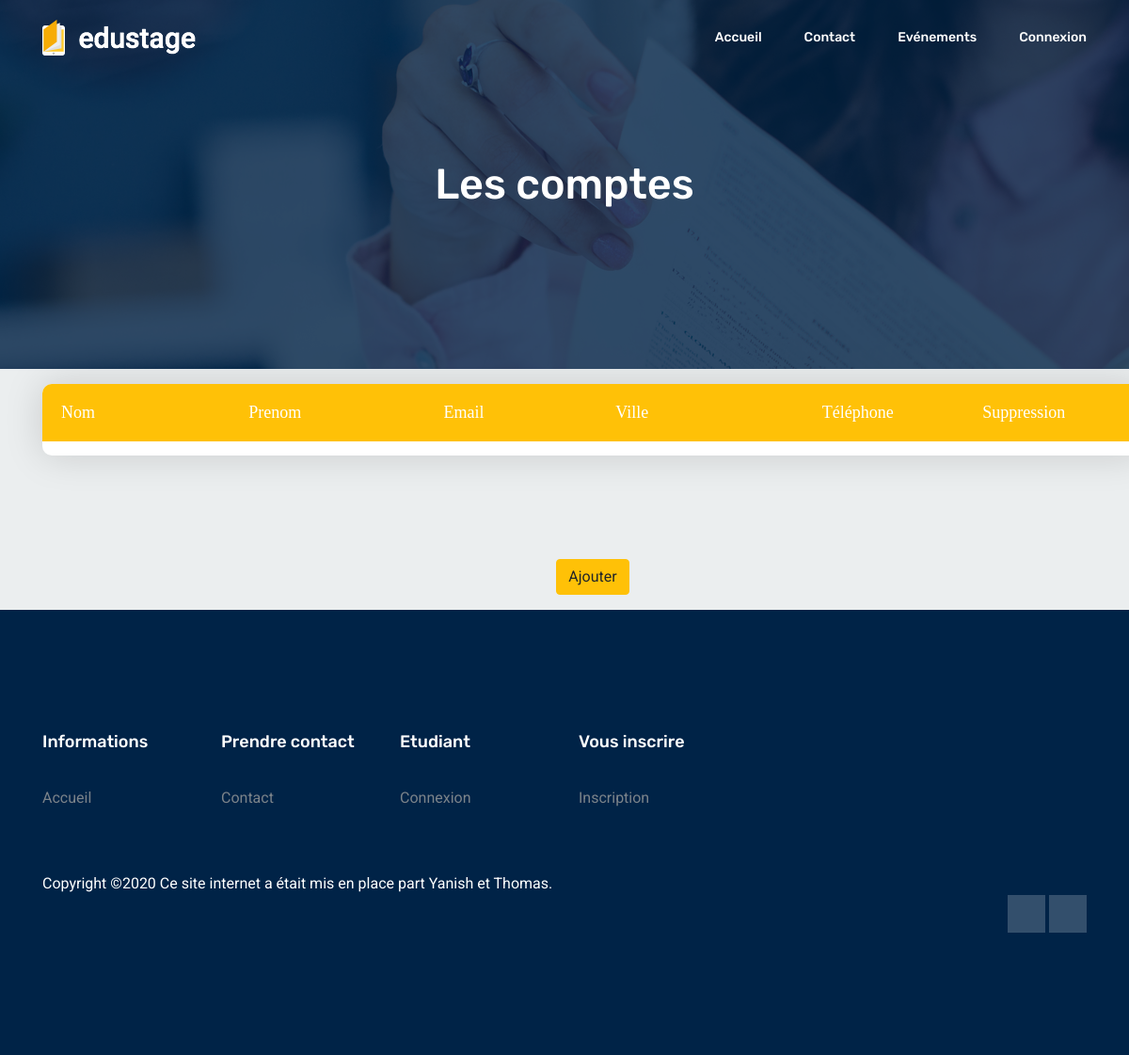
The page /View/moncompte_admin.php on the database as committed earlier.
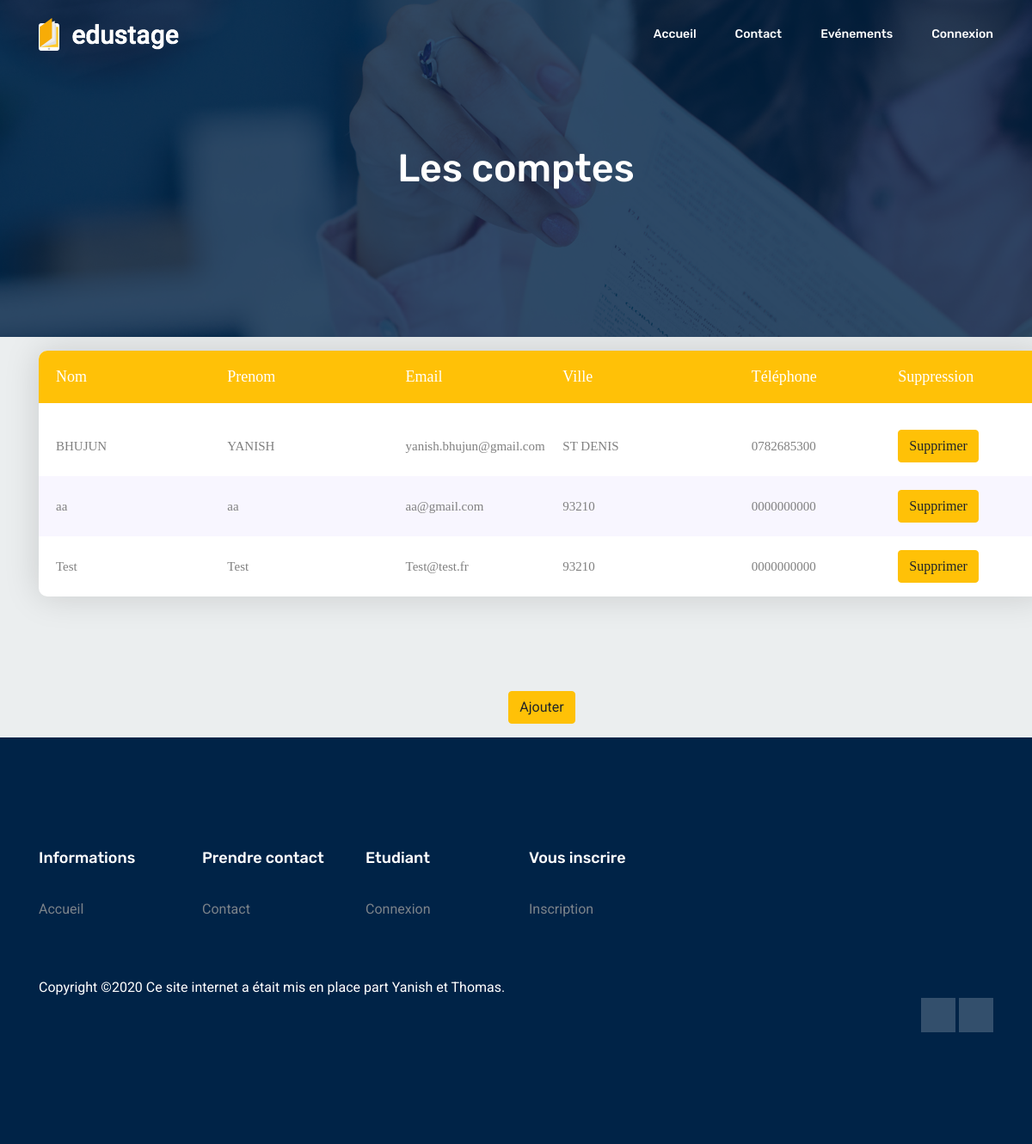
The same page on the database as committed later.
### tables this page shows
CREATE TABLE IF NOT EXISTS `compte` (
  `id` int(11) NOT NULL AUTO_INCREMENT,
  `nom` varchar(50) NOT NULL,
  `prenom` varchar(50) NOT NULL,
  `email` varchar(50) NOT NULL,
  `ville` varchar(30) NOT NULL,
  `tel` varchar(20) NOT NULL,
  `mdp` varchar(50) NOT NULL,
  `role` varchar(10) NOT NULL,
  PRIMARY KEY (`id`),
  KEY `nom` (`nom`),
  KEY `tel` (`tel`)
);

### View/moncompte_admin.php (the view, shortened to what this page needs)
<!DOCTYPE html>
<html lang="en">
  <head>
<link rel="stylesheet" type="text/css" href="../tableau/vendor/bootstrap/css/bootstrap.min.css">
<link rel="stylesheet" type="text/css" href="../tableau/fonts/font-awesome-4.7.0/css/font-awesome.min.css">
<link rel="stylesheet" type="text/css" href="../tableau/vendor/animate/animate.css">
<link rel="stylesheet" type="text/css" href="../tableau/vendor/select2/select2.min.css">
<link rel="stylesheet" type="text/css" href="../tableau/vendor/perfect-scrollbar/perfect-scrollbar.css">
<link rel="stylesheet" type="text/css" href="../tableau/css/util.css">
<link rel="stylesheet" type="text/css" href="../tableau/css/main.css">
<link rel="stylesheet" type="text/css" href="../tableau/css/style2.css">
<link rel="stylesheet" type="text/css" href="../tableau/css/style3.css">
    <link rel="stylesheet" href="../css/bootstrap.css" />
    <link rel="stylesheet" href="../css/flaticon.css" />
    <link rel="stylesheet" href="../css/themify-icons.css" />
    <link rel="stylesheet" href="../vendors/owl-carousel/owl.carousel.min.css" />
    <link rel="stylesheet" href="../vendors/nice-select/css/nice-select.css" />
    <link rel="stylesheet" href="../css/style.css" />
    <link rel="stylesheet" href="../css/style3.css" />
    <link rel="stylesheet" href="../css/erreur.css" />
  </head>
</body>
</body>
</body>
</body>
  <body>
    <header class="header_area white-header">
      <div class="main_menu">
        <nav class="navbar navbar-expand-lg navbar-light">
          <div class="container">
            <a class="navbar-brand" href="index.html">
              <img class="logo-2" src="img/logo2.png" alt="" />
            </a>
            <div class="collapse navbar-collapse offset" id="navbarSupportedContent">
              <ul class="nav navbar-nav menu_nav ml-auto">
                <?php
                if (isset($_SESSION['email'])){
                  if ($_SESSION['role'] == "client") { ?>
                    <div class="position2">
                    <?php echo'Lycée Robert Schuman'?>
                    </div>
                    <li class="nav-item">
                      <a class="nav-link" href="../index.php">Accueil</a>
                    </li>
                    <li class="nav-item">
                      <a class="nav-link" href="contact.php">Contact</a>
                    </li>
                    <li class="nav-item">
                      <a class="nav-link" href="offre_emploi_client.php">Offres</a>
                    </li>
                    <li class="nav-item submenu dropdown">
                      <a href="evenement.php" class="nav-link dropdown-toggle"> Evénements
                      </a>
                      <ul class="dropdown-menu">
                        <li class="nav-item">
                          <a class="nav-link" href="evenement_etudiant.php">Etudiant</a>
                        </ul>
                    </li>
                    <li class="nav-item submenu dropdown">
                      <a href="messagerie.php" class="nav-link dropdown-toggle">Messagerie
                      </a>
                      <ul class="dropdown-menu">
                        <li class="nav-item">
                          <a class="nav-link" href="messagerie_priver.php">Messagerie privé</a>
                        </li>
                      </ul>
                    </li>
                    <li class="nav-item">
                      <a class="nav-link" href="moncompte_client.php">Mon compte</a>
                    </li>
                    <li class="nav-item submenu dropdown">
                      <a href="moncompte_client.php" class="nav-link dropdown-toggle"><?php echo'Bienvenue : ', $_SESSION['prenom'];?>
                      </a>
                      <ul class="dropdown-menu">
                        <li class="nav-item">
                          <a class="nav-link" href="../traitement/deconnexion.php">Déconnexion</a>
                        </li>
                      </ul>
                    </li>
                  <?php  }
                    else { ?>
                      <div class="position2">
                      <?php echo'Lycée Robert Schuman'?>
                      </div>
                      <li class="nav-item">
                        <a class="nav-link" href="../index.php">Accueil</a>
                      </li>
                      <li class="nav-item submenu dropdown">
                        <a class="nav-link" href="Contact_admin.php">Contact</a>
                        </a>
                        <ul class="dropdown-menu">
                          <li class="nav-item">
                            <a class="nav-link" href="../exportation/contact.php" onClick='javascript:contact();'>Exportation</a>
                          </li>
                        </ul>
                      </li>
                      <li class="nav-item submenu dropdown">
                        <a href="offre_emploi.php" class="nav-link dropdown-toggle"> Offres
                        </a>
                        <ul class="dropdown-menu">
                          <li class="nav-item">
                            <a class="nav-link" href="../exportation/offre.php" onClick='javascript:offre();'>Exportation</a>
                          </li>
                        </ul>
                      <li class="nav-item submenu dropdown">
                        <a href="evenement.php" class="nav-link dropdown-toggle"> Evénements
                        </a>
                        <ul class="dropdown-menu">
                          <li class="nav-item">
                            <a class="nav-link" href="evenement_admin.php">Etudiant</a>
                          </li>
                         <li class="nav-item">
                           <a class="nav-link" href="../exportation/evenement.php" onClick='javascript:evenement();'>Exportation</a>
                            </ul>
                      </li>
                      <li class="nav-item submenu dropdown">
                        <a href="messagerie_admin.php" class="nav-link dropdown-toggle">Messagerie
                        </a>
                        <ul class="dropdown-menu">
                          <li class="nav-item">
                            <a class="nav-link" href="messagerie_priver.php">Messagerie privé</a>
                          </li>
                          <li class="nav-item">
                            <a class="nav-link" href="../exportation/message.php" onClick='javascript:message();'>Exportation</a>
                          </li>
                        </ul>
                      </li>
                      <li class="nav-item submenu dropdown">
                        <a href="moncompte_admin.php" class="nav-link dropdown-toggle"> Mon compte
                        </a>
                        <ul class="dropdown-menu">
                          <li class="nav-item">
                            <a class="nav-link" href="../exportation/compte.php" onClick='javascript:compte();'>Exportation</a>
                          </li>
                        </ul>
                      </li>
                      <li class="nav-item submenu dropdown">
                        <a href="admin.php" class="nav-link dropdown-toggle"><?php echo'Bienvenue : ', $_SESSION['prenom'];?>
                        </a>
                        <ul class="dropdown-menu">
                          <li class="nav-item">
                            <a class="nav-link" href="../traitement/deconnexion.php">Déconnexion</a>
                          </li>
                        </ul>
                      </li>
                 <?php }
              }
              else{ ?>
                <li class="nav-item">
                  <a class="nav-link" href="../index.php">Accueil</a>
                </li>
                <li class="nav-item">
                  <a class="nav-link" href="contact.php">Contact</a>
                </li>
                <li class="nav-item submenu dropdown">
                  <a href="evenement.php" class="nav-link dropdown-toggle" data-toggle="dropdown" role="button" aria-haspopup="true" aria-expanded="false"> Evénements
                  </a>
                </li>
                <li class="nav-item">
                  <a class="nav-link" href="connexion.php">Connexion</a>
                </li>
                <?php	}  ?>
              </ul>
            </div>
          </div>
        </nav>
      </div>
    </header>
    <section class="banner_area">
      <div class="banner_inner d-flex align-items-center">
        <div class="overlay"></div>
        <div class="container">
          <div class="row justify-content-center">
            <div class="col-lg-6">
              <div class="banner_content text-center">
                <h2>Les comptes </h2>
              </div>
            </div>
          </div>
        </div>
      </div>
    </section>
    <?php
  	try{
  		$bdd= new PDO('mysql:host=localhost;dbname=ecole; charset=utf8','root','');
  	}
  	catch (Exception $e){
  		die('Erreur:'.$e->getMessage());
  	}
  	?>
<div class="container">
  <p>  <div class="container-table100">
      <div class="wrap-table100">
        <div class="table100 ver1 m-b-110">
          <div class="table100-head">
  						<table>
  							<thead>
  								<tr class="row100 head">
  									<th class="cell100 column1">Nom</th>
  									<th class="cell100 column2">Prenom</th>
  									<th class="cell100 column3">Email</th>
                    <th class="cell100 column4">Ville</th>
  									<th class="cell100 column5">Téléphone</th>
                    <th class="cell100 column5">Suppression</th>
  								</tr>
  							</thead>
  						</table>
  					</div></p>
  					<div class="table100-body js-pscroll">
  						<table>
  							<tbody>
                  <?php
                  $req = $bdd->prepare('SELECT * FROM compte');
                  $req->execute(array('email'=>$_SESSION['email']));
                  $donnees= $req->fetchall();
                  foreach ($donnees as $value) { ?>
                    <tr class="row100 body">
                          <td class="cell100 column1"><?php echo $value['nom']?></td>
                          <td class="cell100 column2"><?php echo $value['prenom']?></td>
                          <td class="cell100 column3"><?php echo $value['email']?></td>
                          <td class="cell100 column4"><?php echo $value['ville']?></td>
                          <td class="cell100 column5"><?php echo $value['tel']?></td>
                          <td class="cell100 column5"><a class="btn btn-warning" data-toggle="modal" data-target="#exampleModal<?php echo $value['id'] ?>" href="../manager/supprimer_client.php?id=<?php echo $value['id']; ?>">Supprimer</a>
                         </tr>
<?php
                 }
?>
               </tbody>
             </table>
           </div>
         </div>
           <div class="pull left">
         <p><center><button type="button" class="btn btn-warning" onclick="window.location.href='ajouter_client.php'">Ajouter</button></center></p>
           </div>
    <footer class="footer-area section_gap">
      <div class="container">
        <div class="row">
        <?php if ($_SESSION['role'] == "admin") { ?>
          <div class="col-lg-2 col-md-6 single-footer-widget">
            <h4>Information</h4>
            <ul>
              <li><a href="../index.php">Accueil</a></li>
            </ul>
          </div>
          <div class="col-lg-2 col-md-6 single-footer-widget">
            <h4>Demandes</h4>
            <ul>
              <li><a href="contact_admin.php">Contact</a></li>
            </ul>
          </div>
          <div class="col-lg-2 col-md-6 single-footer-widget">
            <h4>Forum</h4>
            <ul>
              <li><a href="messagerie_admin.php">Chat</a></li>
            </ul>
          </div>
          <div class="col-lg-2 col-md-6 single-footer-widget">
            <h4>Message</h4>
            <ul>
              <li><a href="messagerie_priver.php">Messagerie</a></li>
            </ul>
          </div>
        <?php }
      else{ ?>
        <div class="col-lg-2 col-md-6 single-footer-widget">
          <h4>Informations</h4>
          <ul>
            <li><a href="../index.php">Accueil</a></li>
          </ul>
        </div>
        <div class="col-lg-2 col-md-6 single-footer-widget">
          <h4>Prendre contact</h4>
          <ul>
            <li><a href="contact.php">Contact</a></li>
          </ul>
        </div>
        <div class="col-lg-2 col-md-6 single-footer-widget">
          <h4>Etudiant</h4>
          <ul>
            <li><a href="connexion.php">Connexion</a></li>
          </ul>
        </div>
        <div class="col-lg-2 col-md-6 single-footer-widget">
          <h4>Vous inscrire</h4>
          <ul>
            <li><a href="inscription.php">Inscription</a></li>
          </ul>
        </div>
      <?php	}  ?>
        </div>
        <div class="row footer-bottom d-flex justify-content-between">
          <p class="col-lg-8 col-sm-12 footer-text m-0 text-white">
  Copyright &copy;<script>document.write(new Date().getFullYear());</script> Ce site internet a était mis en place part Yanish et Thomas.
          </p>
          <div class="col-lg- col-sm-12 footer-social">
            <a href="https://fr-fr.facebook.com/pages/lyc%C3%A9e-robert-shuman-dugny/138783332978707"><i class="ti-facebook"></i></a>
            <a href="https://www.linkedin.com/authwall?trk=ripf&trkInfo=AQEox7flDVgK6wAAAXTU30Sg9G1wuydfYLa76GB2oassbBSdjOi9-W4ZjXPYF8_C316tFE1wSZJQcJXqWoZZ_TSYGc-KGAmfL2kQ0G2cJ_EJNiW2QL5Z-8o7AyjmF9l5fSLAA-I=&originalReferer=https://www.google.com/&sessionRedirect=https%3A%2F%2Ffr.linkedin.com%2Fschool%2Flyc%25C3%25A9erobertschuman%2F"><i class="ti-linkedin"></i></a>
          </div>
        </div>
      </div>
    </footer>
  </body>
</html>

### tableau/css/main.css (style rules this page uses)
* { margin: 0px; padding: 0px; box-sizing: border-box; }
body, html { height: 100%; font-family: sans-serif; }
a { margin: 0px; transition: all 0.4s; -webkit-transition: all 0.4s; -o-transition: all 0.4s; -moz-transition: all 0.4s; }
h1,h2,h3,h4,h5,h6 { margin: 0px; }
p { margin: 0px; }
ul, li { margin: 0px; list-style-type: none; }
button { outline: none !important; border: none; background: transparent; }
.js-pscroll { position: relative; overflow: hidden; }
.wrap-table100 { width: 1170px; }
.table100 { background-color: #fff; }
table { width: 100%; }
th, td { font-weight: unset; padding-right: 10px; }
.table100-head th { padding-top: 18px; padding-bottom: 18px; }
.table100-body td { padding-top: 16px; padding-bottom: 16px; }
.table100 { position: relative; padding-top: 60px; }
.table100-head { position: absolute; width: 100%; top: 0; left: 0; }
.table100-body { max-height: 585px; overflow: auto; }
.table100.ver1 td { font-family: Lato-Regular; font-size: 15px; color: #808080; line-height: 1.4; }
.table100.ver1 .table100-body tr:nth-child(even) { background-color: #f8f6ff; }
.table100.ver1 { border-radius: 10px; overflow: hidden; box-shadow: 0 0px 40px 0px rgba(0, 0, 0, 0.15); -moz-box-shadow: 0 0px 40px 0px rgba(0, 0, 0, 0.15); -webkit-box-shadow: 0 0px 40px 0px rgba(0, 0, 0, 0.15); -o-box-shadow: 0 0px 40px 0px rgba(0, 0, 0, 0.15); -ms-box-shadow: 0 0px 40px 0px rgba(0, 0, 0, 0.15); }

### tableau/css/style2.css (style rules this page uses)
.column1 { width: 18%; padding-left: 20px; }
.column2 { width: 17%; }
.column3 { width: 15%; }
.column4 { width: 18%; }
.column5 { width: 14%; }
.table100.ver1 th { font-family: Lato-Bold; font-size: 18px; color: #fff; line-height: 1.4; background-color: #ffc107; }

### tableau/css/style3.css (style rules this page uses)
.table100.ver1 th { font-family: Lato-Bold; font-size: 18px; color: #fff; line-height: 1.4; background-color: #ffc107; }

Rows that differ between the two databases and show on the page:
added compte: nom "BHUJUN", prenom "YANISH", email "yanish.bhujun@gmail.com", ville "ST DENIS", tel "0782685300"
added compte: nom "aa", prenom "aa", email "aa@gmail.com", ville "93210", tel "0000000000"
added compte: nom "Test", prenom "Test", email "Test@test.fr", ville "93210", tel "0000000000"
